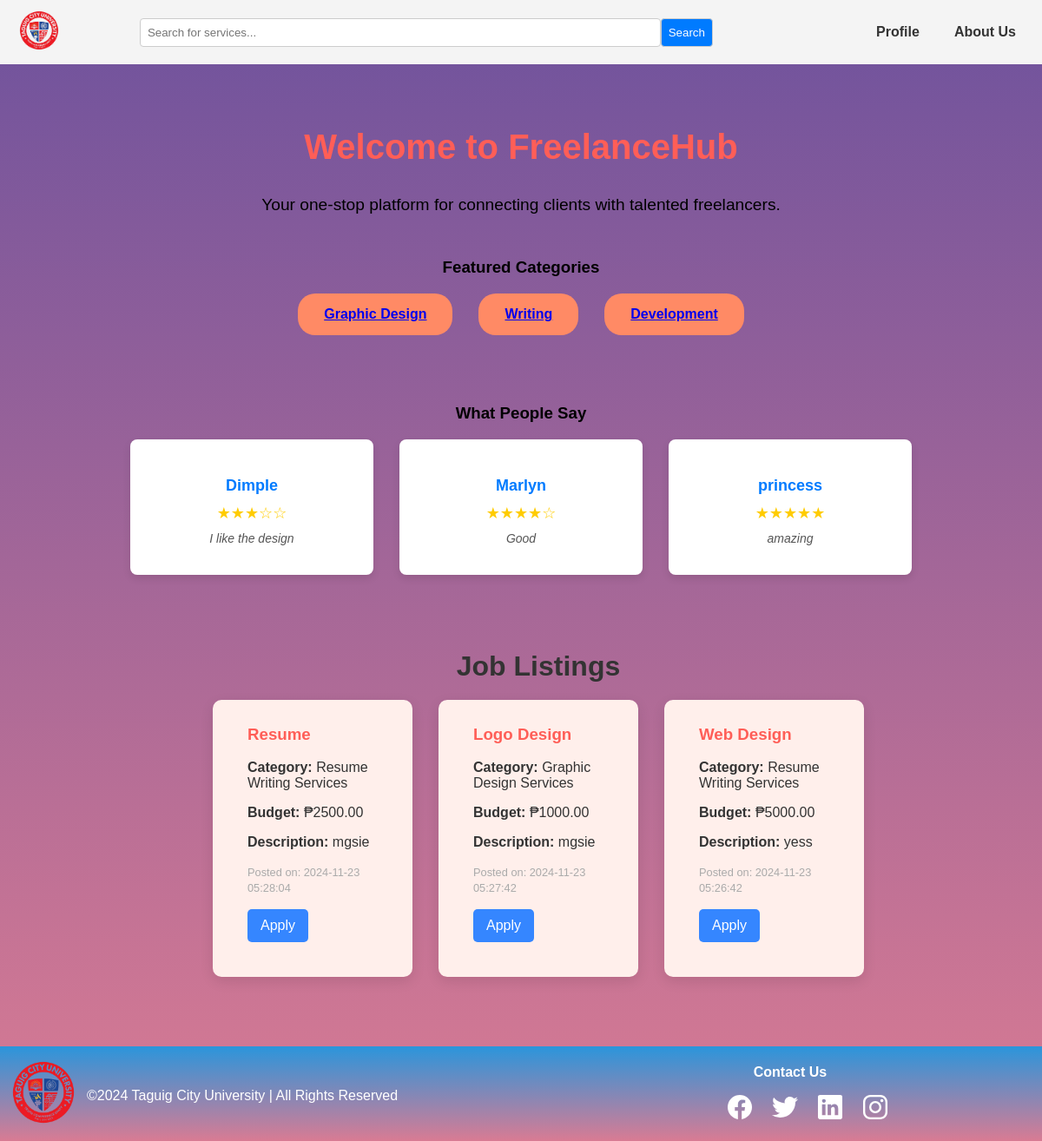
The app's page /home.php with its own data.
### tables this page shows
CREATE TABLE `testimonials` (
  `id` int(11) NOT NULL,
  `client_name` varchar(255) NOT NULL,
  `feedback` text NOT NULL,
  `rating` int(11) NOT NULL CHECK (`rating` between 1 and 5),
  `created_at` timestamp NOT NULL DEFAULT current_timestamp(),
  `review_text` text NOT NULL
);

CREATE TABLE `jobs` (
  `id` int(11) NOT NULL,
  `job_title` varchar(255) NOT NULL,
  `job_description` text NOT NULL,
  `company_name` varchar(255) NOT NULL,
  `location` varchar(255) DEFAULT NULL,
  `salary_range` varchar(255) DEFAULT NULL,
  `posted_at` timestamp NOT NULL DEFAULT current_timestamp(),
  `created_at` timestamp NOT NULL DEFAULT current_timestamp(),
  `title` varchar(255) NOT NULL,
  `category` varchar(255) NOT NULL,
  `budget` decimal(10,2) NOT NULL,
  `description` text NOT NULL,
  `deadline` date DEFAULT NULL,
  `client_id` int(11) DEFAULT NULL,
  `freelancer_id` int(11) NOT NULL,
  `status` varchar(50) NOT NULL
);

### home.php (the view, shortened to what this page needs)
<?php
$servername = "localhost";
$username = "root";
$password = "";
$dbname = "upwork_campus_connect";
$conn = new mysqli($servername, $username, $password, $dbname);
$sql_reviews = "SELECT client_name, rating, review_text FROM testimonials ORDER BY created_at DESC LIMIT 5";
$result_reviews = $conn->query($sql_reviews);
$sql_jobs = "SELECT * FROM jobs ORDER BY created_at DESC";
$result_jobs = $conn->query($sql_jobs);
?>
<!DOCTYPE html>
<html lang="en">
<head>
    <link rel="stylesheet" href="home.css">
</head>
<body>
<header>
    <div class="logo">
        <a href="index.php"><img src="logo.png" alt="FreelanceHub Logo"></a>
    </div>
    <div class="search-bar-container">
        <form class="search-bar" action="search_results.php" method="GET">
            <input type="text" name="search" placeholder="Search for services...">
            <button type="submit">Search</button>
        </form>
    </div>
    <div class="nav-links">
        <ul>
            <li><a href="freelancer_profile.php">Profile</a></li>
            <li><a href="about_us.php">About Us</a></li>
        </ul>
    </div>
</header>
<main>
    <section class="welcome-section">
        <div class="welcome-message">
            <h2>Welcome to FreelanceHub</h2>
            <p>Your one-stop platform for connecting clients with talented freelancers.</p>
        </div>
    </section>
    <section class="featured-categories">
        <h3>Featured Categories</h3>
        <div class="category-list">
            <div class="category-item"><a href="graphic_design_jobs.php">Graphic Design</a></div>
            <div class="category-item"><a href="writing_jobs.php">Writing</a></div>
            <div class="category-item"><a href="development_jobs.php">Development</a></div>
        </div>
    </section>
<section class="testimonials" id="testimonials-container">
    <h3>What People Say</h3>
    <div id="freelancer-reviews">
        <?php
        if ($result_reviews->num_rows > 0) {
            while ($review = $result_reviews->fetch_assoc()) {
                echo "<div class='testimonial-card'>";
                echo "<h4>" . htmlspecialchars($review['client_name']) . "</h4>";
                echo "<div class='rating'>" . str_repeat("★", $review['rating']) . str_repeat("☆", 5 - $review['rating']) . "</div>";
                echo "<p class='review-text'>" . htmlspecialchars($review['review_text']) . "</p>";
                echo "</div>";
            }
        } else {
            echo "<p>No reviews yet.</p>";
        }
        ?>
    </div>
</section>
<section class="job-listings-section">
    <h1>Job Listings</h1>
    <div class="job-listings">
        <?php
        if ($result_jobs->num_rows > 0) {
            while ($job = $result_jobs->fetch_assoc()) {
                echo "<div class='job-item'>";
                echo "<h3>" . htmlspecialchars($job['title']) . "</h3>";
                echo "<p><strong>Category:</strong> " . htmlspecialchars($job['category']) . "</p>";
                echo "<p><strong>Budget:</strong> ₱" . htmlspecialchars($job['budget']) . "</p>";
                echo "<p><strong>Description:</strong> " . htmlspecialchars($job['description']) . "</p>";
                echo "<p><small>Posted on: " . htmlspecialchars($job['created_at']) . "</small></p>";
                echo "<button class='apply-button' onclick='applyForJob(" . htmlspecialchars($job['id']) . ")'>Apply</button>";
                echo "</div>";
            }
        } else {
            echo "<p>No job listings available.</p>";
        }
        ?>
    </div>
</section>
</main>
<footer class="footer">
  <div class="footer-left">
    <div class="footer-logo">
      <img src="img/logo.png" alt="Logo">
    </div>
    <p>&copy;2024 Taguig City University | All Rights Reserved</p>
  </div>
  <div class="footer-right">
    <h3>Contact Us</h3>
    <ul class="social-icon">
      <li class="social-icon__item"><a class="social-icon__link" href="#">
          <ion-icon name="logo-facebook"></ion-icon>
        </a></li>
      <li class="social-icon__item"><a class="social-icon__link" href="#">
          <ion-icon name="logo-twitter"></ion-icon>
        </a></li>
      <li class="social-icon__item"><a class="social-icon__link" href="#">
          <ion-icon name="logo-linkedin"></ion-icon>
        </a></li>
      <li class="social-icon__item"><a class="social-icon__link" href="#">
          <ion-icon name="logo-instagram"></ion-icon>
        </a></li>
    </ul>
  </div>
  <div class="waves">
    <div class="wave" id="wave1"></div>
    <div class="wave" id="wave3"></div>
  </div>
</footer>
<link rel="stylesheet" href="https://cdnjs.cloudflare.com/ajax/libs/font-awesome/6.0.0-beta3/css/all.min.css">
</body>
</html>

### records on screen
testimonials: client_name "Dimple", rating "★★★", rating "☆☆", review_text "I like the design"
testimonials: client_name "Marlyn", rating "★★★★", rating "☆", review_text "Good"
testimonials: client_name "princess", rating "★★★★★", review_text "amazing"
jobs: title "Resume", category "Resume Writing Services", budget "2500.00", description "mgsie", created_at "2024-11-23 05:28:04"
jobs: title "Logo Design", category "Graphic Design Services", budget "1000.00", description "mgsie", created_at "2024-11-23 05:27:42"
jobs: title "Web Design", category "Resume Writing Services", budget "5000.00", description "yess", created_at "2024-11-23 05:26:42"
